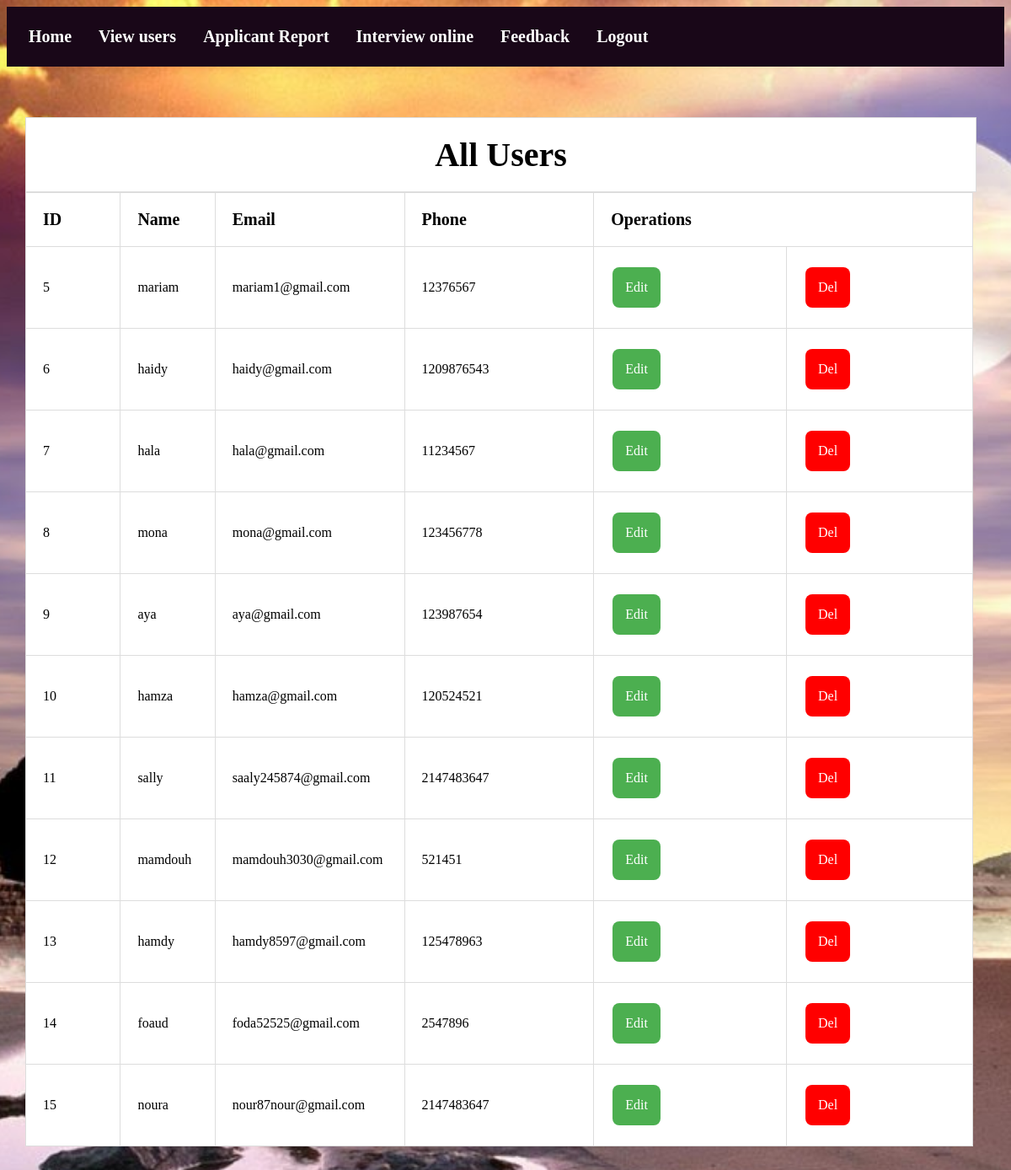
The page /view.php on the database its author committed.
### tables this page shows
CREATE TABLE `users` (
  `id` int(11) NOT NULL,
  `name` varchar(50) NOT NULL,
  `email` varchar(50) NOT NULL,
  `phone` int(11) NOT NULL,
  `password` varchar(50) NOT NULL,
  `group_id` int(11) NOT NULL DEFAULT 0
);

### config/dbconfig.php (called while the page is built, shortened)
<?php
require_once('./config/operations.php');
 class dbconfig
    {
        public function db_connect()
        {
            $this->connection = mysqli_connect('localhost','root','','egypt-visa');
        }
  }
?>

### config/operations.php (called while the page is built, shortened)
<?php
    require_once('./config/dbconfig.php');
    $db = new dbconfig();
    class operations extends dbconfig
    {
       public function view_record()
        {
            global $db;
            $query = "select * from users where group_id=0";
            $result = mysqli_query($db->connection,$query);
            return $result;
        }
    }
?>

### view.php (the view, shortened to what this page needs)
<?php
    require_once('./config/dbconfig.php');
    include 'navbar_admin.php';
    $db = new operations();
    $result=$db->view_record();
?>
<!DOCTYPE html>
<html lang="en">
<head>
    <link rel="stylesheet" type="text/css" href="css\s.css">
</head>
<body>
        <div>
            <h2 class="head"> All Users </h2>
        </div>
        <div class="card-body">
           <table Id="customers">
                <tr>
                    <th style="width: 10%;font-size:20px"> ID </th>
                    <th style="width: 10%;font-size:20px"> Name </th>
                    <th style="width: 20%;font-size:20px"> Email </th>
                    <th style="width: 20%;font-size:20px"> Phone </th>
                    <th style="width: 20;font-size:20px" colspan="2">Operations</th>
                </tr>
                <tr>
                    <?php
                        while($data = mysqli_fetch_assoc($result))
                        {
                    ?>
                        <td><?php echo $data['id'] ?></td>
                        <td><?php echo $data['name'] ?></td>
                        <td><?php echo $data['email'] ?></td>
                        <td><?php echo $data['phone'] ?></td>
  <td style="border-radius: 8px;"><a href="  edit.php?U_ID=<?php echo $data['id'] ?>" class="button">Edit</a></td>
                        <td><a href="del.php?D_ID=<?php echo $data['id'] ?>" class="button1">Del</a></td>
                </tr>
                <?php
                        }
                    ?>
                        </table>
                    </div>
 </body>
</html>

### css/s.css (style rules this page uses)
body { background-image: url(3.jpeg); background-position: top; background-size: cover; }
.head { text-align: center;background-color:white; border: 1px solid #ddd;width: 91.80%; margin-top: 60px; margin-bottom: 0px; margin-right: 150px; margin-left: 22px;padding:20px; font-size: 40px; font-style: bold; }
#customers { border-collapse: collapse; width: 95%; background-color:white; margin-bottom: 50px; margin-right: 150px; margin-left: 22px; }
#customers th,#customers td { padding: 20px; text-align: left; border-bottom: 1px solid #ddd; border: 1px solid #ddd; }
.button { background-color: #4CAF50; border: none; color: white; padding: 15px; text-align: center; text-decoration: none; display: inline-block; font-size: 16px; margin: 4px 2px; cursor: pointer; border-radius: 8px; }
.button1 { background-color:#ff0000; border: none; color: white; padding: 15px; text-align: center; text-decoration: none; display: inline-block; font-size: 16px; margin: 4px 2px; cursor: pointer; border-radius: 8px; }

### rows shown on the page
users: id "5", name "mariam", email "mariam1@gmail.com", phone "12376567"
users: id "6", name "haidy", email "haidy@gmail.com", phone "1209876543"
users: id "7", name "hala", email "hala@gmail.com", phone "11234567"
users: id "8", name "mona", email "mona@gmail.com", phone "123456778"
users: id "9", name "aya", email "aya@gmail.com", phone "123987654"
users: id "10", name "hamza", email "hamza@gmail.com", phone "120524521"
users: id "11", name "sally", email "saaly245874@gmail.com", phone "2147483647"
users: id "12", name "mamdouh", email "mamdouh3030@gmail.com", phone "521451"
users: id "13", name "hamdy", email "hamdy8597@gmail.com", phone "125478963"
users: id "14", name "foaud", email "foda52525@gmail.com", phone "2547896"
users: id "15", name "noura", email "nour87nour@gmail.com", phone "2147483647"
